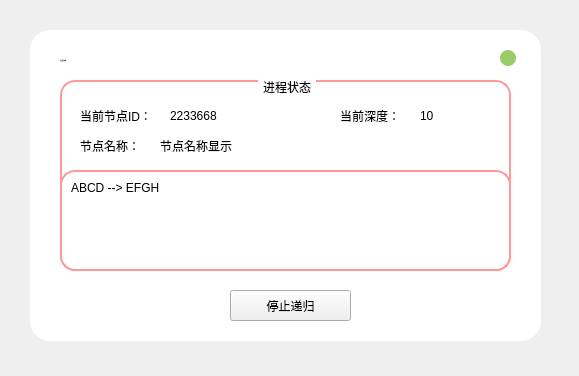
<?xml version="1.0" encoding="UTF-8"?>
<ui version="4.0">
 <class>Form</class>
 <widget class="QWidget" name="Form">
  <property name="geometry">
   <rect>
    <x>0</x>
    <y>0</y>
    <width>579</width>
    <height>376</height>
   </rect>
  </property>
  <property name="windowTitle">
   <string>节点递归信息</string>
  </property>
  <property name="windowIcon">
   <iconset resource="images_dl.qrc">
    <normaloff>:/Icon/images/bilidownloader.ico</normaloff>:/Icon/images/bilidownloader.ico</iconset>
  </property>
  <property name="styleSheet">
   <string notr="true">*{
	font: 14px &quot;Microsoft YaHei&quot;;
	color:rgb(0, 0, 0);
}
/* 主体颜色
.QWidget#centralwidget{
	background-color: rgb(156, 156, 156);
	border-radius:20px;
} */
QLabel{
	color: rgb(0, 0, 0);
}

.QWidget#mainwidget{
	background-color: rgb(255, 255, 255);
	border-radius:20px;
}

/* 编辑框样式 */
QLineEdit{
	color: rgb(0, 0, 0);
	background-color: rgb(255, 255, 255);
	border-radius: 15px;
	border: 2px solid rgb(255, 153, 153);
	padding-left: 5px;
	padding-right: 5px;
}
QLineEdit:hover{
	color: rgb(0, 0, 0);
	background-color: rgb(255, 238, 238);
}

/* 按钮样式 */
QPushButton[flat=&quot;false&quot;]{
	background-color: rgb(255, 153, 153);
	color: rgb(255, 255, 255);
	border-radius: 15px;
	font: 15px &quot;Microsoft YaHei&quot;;
}
QPushButton:hover{
	background-color: qlineargradient(spread:pad, x1:0, y1:0, x2:1, y2:1, stop:0 rgba(255, 153, 153, 255), stop:1 rgba(255, 136, 136, 255));
}
QPushButton:pressed{
	background-color: qlineargradient(spread:pad, x1:0, y1:0, x2:1, y2:1, stop:0 rgba(190, 115, 115, 255), stop:1 rgba(255, 153, 153, 255));
}
QPushButton#btnclose{
	background-color: rgb(255, 102, 102);
	border-radius:8px;
}
QPushButton#btnclose:pressed{
	background-color: rgb(200, 80, 80);
}
QPushButton#btnmax{
	background-color: rgb(255, 255, 102);
	border-radius:8px;
}
QPushButton#btnmax:pressed{
	background-color: rgb(195, 195, 78);
}
QPushButton#btnmin{
	background-color: rgb(153, 204, 102);
	border-radius:8px;
}
QPushButton#btnmin:pressed{
	background-color: rgb(126, 168, 83);
}

/* 进度条样式 */
QProgressBar{
	border: 2px solid rgb(255, 153, 153);
	height: 10px;
	background-color: rgb(255, 255, 255);
	font: 16px &quot;Microsoft YaHei&quot;;
	border-radius:6px;
	color: rgb(0, 0, 0);
}
QProgressBar::chunk{
	background-color: rgb(255, 204, 153);
	border-radius:6px;
}

/* 选择表样式 */
QListWidget{
	border: 2px solid rgb(255, 153, 153);
	border-radius:15px;
	padding: 5px;
	background-color: rgb(255, 255, 255);
}
QListWidget::item{
	border: 1px dashed rgb(255, 204, 153);
	border-radius: 5px;
	color: rgb(0, 0, 0);
	background-color: rgb(255, 255, 255);
}
QListWidget::item:hover{
	color: rgb(0, 0, 0);
	background-color: rgb(255, 204, 153);
}
QListWidget::item:focus{
	color: rgb(0, 0, 0);
}

/* 选择框样式 */
QComboBox{
	border-radius: 15px;
	border: 2px solid rgb(255, 153, 153);
	padding-left: 5px;
	padding-right: 5px;
	color: rgb(0, 0, 0);
	background-color: rgb(255, 255, 255);
}
QComboBox:hover{
	color: rgb(0, 0, 0);
	background: rgb(255, 238, 238)
}
QComboBox QAbstractItemView{
	border: 2px solid rgb(255, 153, 153);
	selection-background-color: rgb(255, 204, 153)
}
QComboBox::drop-down {
     subcontrol-origin: padding;
     subcontrol- position :  top  left;
     width :  28px ;
     border: none;
}
QComboBox::down-arrow{
	image: url(:/combo/images/dd.png);
}
QComboBox::down-arrow:hover{
	image: url(:/combo/images/dd1.png);
}
QComboBox::down-arrow:pressed{
	image: url(:/combo/images/dd2.png);
}

/* 文本框样式 */
QPlainTextEdit{
	border-radius: 15px;
	border: 2px solid rgb(255, 153, 153);
	padding: 5px;
	color: rgb(0, 0, 0);
	background-color: rgb(255, 255, 255);
}

/* Title Frame样式 */
QFrame#title{
	background-image: url(:/title/images/title.png);
	border: none;
}

/* 分组框样式 */
QGroupBox{
	border: 2px solid rgb(255, 153, 153);
	border-radius: 15px;
	margin-top: 2ex;
}
QGroupBox::title{
	subcontrol-origin: margin;
	subcontrol-position: top center;
	padding: 0 3px;
	color: rgb(0, 0, 0);
}

/* 组合框样式 */
QCheckBox{
	color: rgb(0, 0, 0);
}


/* 树形框样式 */
QTreeWidget{
	color: rgb(0, 0, 0);
	background-color: rgb(255, 255, 255);
	border: 2px solid rgb(255, 153, 153);
	border-radius: 15px;
	padding: 5px;
}
QTreeWidget::item{
	color: rgb(0, 0, 0);
	background-color: rgb(255, 255, 255);
	border: 1px dashed rgb(255, 204, 153);
	border-radius: 5px;
}
QTreeWidget::item:hover{
	color: rgb(0, 0, 0);
	background-color: rgb(255, 204, 153);
}
</string>
  </property>
  <widget class="QWidget" name="mainwidget" native="true">
   <property name="geometry">
    <rect>
     <x>30</x>
     <y>30</y>
     <width>511</width>
     <height>311</height>
    </rect>
   </property>
   <widget class="QLabel" name="label_1">
    <property name="geometry">
     <rect>
      <x>30</x>
      <y>10</y>
      <width>141</width>
      <height>41</height>
     </rect>
    </property>
    <property name="font">
     <font>
      <family>微软雅黑</family>
      <pointsize>-1</pointsize>
      <weight>50</weight>
      <italic>false</italic>
      <bold>false</bold>
     </font>
    </property>
    <property name="styleSheet">
     <string notr="true">*{
	font: 18px &quot;微软雅黑&quot;;
}
</string>
    </property>
    <property name="text">
     <string>节点递归信息</string>
    </property>
   </widget>
   <widget class="QPushButton" name="pushButton">
    <property name="geometry">
     <rect>
      <x>200</x>
      <y>260</y>
      <width>121</width>
      <height>31</height>
     </rect>
    </property>
    <property name="text">
     <string>停止递归</string>
    </property>
   </widget>
   <widget class="QPushButton" name="btnmin">
    <property name="geometry">
     <rect>
      <x>470</x>
      <y>20</y>
      <width>16</width>
      <height>16</height>
     </rect>
    </property>
    <property name="text">
     <string/>
    </property>
    <property name="flat">
     <bool>true</bool>
    </property>
   </widget>
   <widget class="QGroupBox" name="groupBox">
    <property name="geometry">
     <rect>
      <x>30</x>
      <y>50</y>
      <width>451</width>
      <height>191</height>
     </rect>
    </property>
    <property name="title">
     <string>进程状态</string>
    </property>
    <widget class="QLabel" name="label">
     <property name="geometry">
      <rect>
       <x>20</x>
       <y>20</y>
       <width>91</width>
       <height>31</height>
      </rect>
     </property>
     <property name="text">
      <string>当前节点ID：</string>
     </property>
    </widget>
    <widget class="QLabel" name="label_3">
     <property name="geometry">
      <rect>
       <x>20</x>
       <y>50</y>
       <width>91</width>
       <height>31</height>
      </rect>
     </property>
     <property name="text">
      <string>节点名称：</string>
     </property>
    </widget>
    <widget class="QLabel" name="label_2">
     <property name="geometry">
      <rect>
       <x>280</x>
       <y>20</y>
       <width>81</width>
       <height>31</height>
      </rect>
     </property>
     <property name="text">
      <string>当前深度：</string>
     </property>
    </widget>
    <widget class="QLabel" name="label_4">
     <property name="geometry">
      <rect>
       <x>100</x>
       <y>50</y>
       <width>331</width>
       <height>31</height>
      </rect>
     </property>
     <property name="text">
      <string>节点名称显示</string>
     </property>
    </widget>
    <widget class="QLabel" name="label_5">
     <property name="geometry">
      <rect>
       <x>110</x>
       <y>20</y>
       <width>141</width>
       <height>31</height>
      </rect>
     </property>
     <property name="text">
      <string>2233668</string>
     </property>
    </widget>
    <widget class="QLabel" name="label_6">
     <property name="geometry">
      <rect>
       <x>360</x>
       <y>20</y>
       <width>81</width>
       <height>31</height>
      </rect>
     </property>
     <property name="text">
      <string>10</string>
     </property>
    </widget>
    <widget class="QPlainTextEdit" name="plainTextEdit">
     <property name="geometry">
      <rect>
       <x>0</x>
       <y>90</y>
       <width>451</width>
       <height>101</height>
      </rect>
     </property>
     <property name="readOnly">
      <bool>true</bool>
     </property>
     <property name="plainText">
      <string>ABCD --&gt; EFGH</string>
     </property>
    </widget>
   </widget>
  </widget>
 </widget>
 <resources>
  <include location="images_dl.qrc"/>
 </resources>
 <connections/>
</ui>
